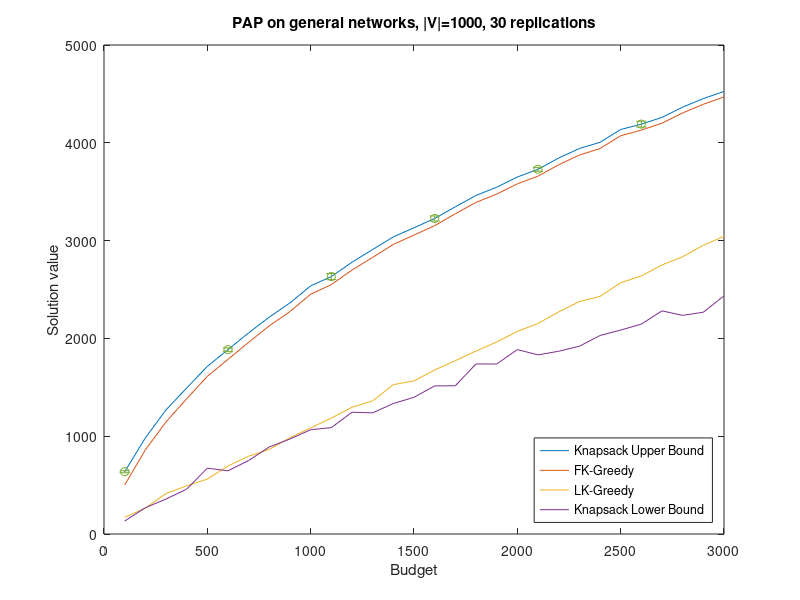

This chart was generated by the following MATLAB code: (Note: this script raises an error after producing the figure.)
interval = 5;
cm=lines(20);

load('genFixedNst');
plot(Bs,fValUBs,Bs,fValFKs,Bs,fValLKs,Bs,fValLBs);
legend('Knapsack Upper Bound','FK-Greedy','LK-Greedy','Knapsack Lower Bound','Location','southeast');
xlabel('Budget');
ylabel('Solution value');
title('PAP on general networks, |V|=1000, 30 replications');
hold on; 
numBs = length(Bs);
rge = 1:interval:numBs;
CIUBs = stUBs*1.96/sqrt(numBs);
CIFKs = stFKs*1.96/sqrt(numBs);
CILKs = stLKs*1.96/sqrt(numBs);
CILBs = stLBs*1.96/sqrt(numBs);
errorbar(Bs(rge),fValUBs(rge),CIUBs(rge),'o','markersize',1,'color',cm(1,:));
errorbar(Bs(rge),fValFKs(rge),CIFKs(rge),'o','markersize',1,'color',cm(2,:));
errorbar(Bs(rge),fValLKs(rge),CILKs(rge),'o','markersize',1,'color',cm(3,:));
errorbar(Bs(rge),fValLBs(rge),CILBs(rge),'o','markersize',1,'color',cm(4,:));
xlim([Bs(1),Bs(end)]);

figure();
load('genFixedBst');
plot(Ns,fValUBs,Ns,fValFKs,Ns,fValLKs,Ns,fValLBs);
legend('Knapsack Upper Bound','FK-Greedy','LK-Greedy','Knapsack Lower Bound','Location','southeast');
xlabel('Number of Nodes');
ylabel('Solution value');
title('PAP on general networks, B=3*|V|, 30 replications');
hold on; 
numBs = length(Ns);
rge = 1:interval:numBs;
CIUBs = stUBs*1.96/sqrt(numNs);
CIFKs = stFKs*1.96/sqrt(numNs);
CILKs = stLKs*1.96/sqrt(numNs);
CILBs = stLBs*1.96/sqrt(numNs);
cm=lines(20);
errorbar(Ns(rge),fValUBs(rge),CIUBs(rge),'o','markersize',1,'color',cm(1,:));
errorbar(Ns(rge),fValFKs(rge),CIFKs(rge),'o','markersize',1,'color',cm(2,:));
errorbar(Ns(rge),fValLKs(rge),CILKs(rge),'o','markersize',1,'color',cm(3,:));
errorbar(Ns(rge),fValLBs(rge),CILBs(rge),'o','markersize',1,'color',cm(4,:));
xlim([Ns(1),Ns(end)]);

figure();
load('treeNst');
plot(Bs,fOpts,Bs,fFKs,Bs,fLKs);
legend('IP','FK-Greedy','LK-Greedy','Location','southeast');
xlabel('Budget');
ylabel('Solution value');
title('PAP on trees, |V|=1000, 30 replications');
hold on; 
numBs = length(Bs);
rge = 1:interval:numBs;
CIOpts = stdOpts*1.96/sqrt(numBs);
CIFKs = stdFKs*1.96/sqrt(numBs);
CILKs = stdLKs*1.96/sqrt(numBs);
cm=lines(20);
errorbar(Bs(rge),fOpts(rge),CIOpts(rge),'o','markersize',1,'color',cm(1,:));
errorbar(Bs(rge),fFKs(rge),CIFKs(rge),'o','markersize',1,'color',cm(2,:));
errorbar(Bs(rge),fLKs(rge),CILKs(rge),'o','markersize',1,'color',cm(3,:));
xlim([Bs(1),Bs(end)]);

figure();
load('treeBst');
plot(Ns,fOpts,Ns,fFKs,Ns,fLKs);
legend('IP','FK-Greedy','LK-Greedy','Location','southeast');
xlabel('Number of Nodes');
ylabel('Solution value');
title('PAP on trees, B=3*|V|, 30 replications');
hold on;
numNs = length(Ns);
rge = 1:interval:numNs;
CIOpts = stdOpts*1.96/sqrt(numNs);
CIFKs = stdFKs*1.96/sqrt(numNs);
CILKs = stdLKs*1.96/sqrt(numNs);
errorbar(Ns(rge),fOpts(rge),CIOpts(rge),'o','markersize',1,'color',cm(1,:));
errorbar(Ns(rge),fFKs(rge),CIFKs(rge),'o','markersize',1,'color',cm(2,:));
errorbar(Ns(rge),fLKs(rge),CILKs(rge),'o','markersize',1,'color',cm(3,:));
xlim([Ns(1),Ns(end)]);

